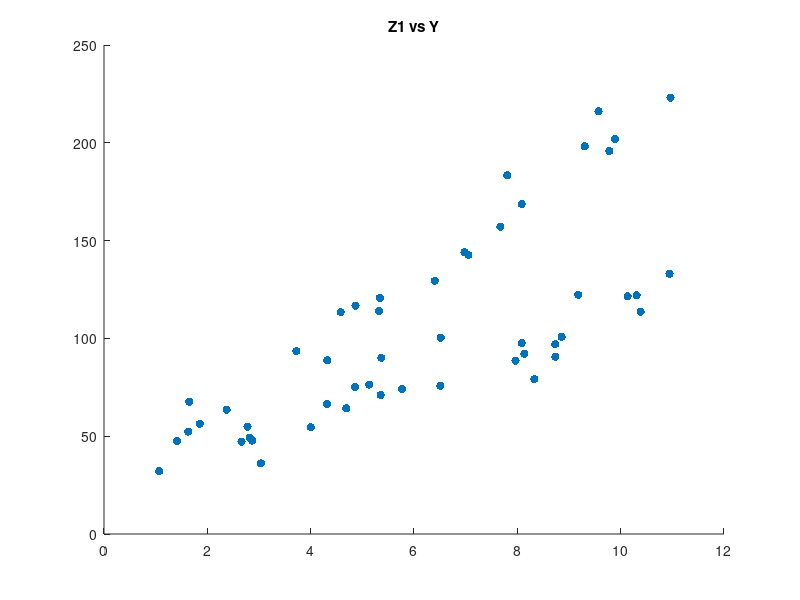

Recreate this plot in MATLAB. (Note: this script raises an error after producing the figure.)
% ----------- DUMMY VARIABLES -------------------



% In a study, one wanted to study whether an active security program has significance for the number of
% working hours which lost due to accidents at work. 50 companies were randomly selected. Results:



%[y x1 x2]
  A=[92.12811753495609 8135 1;
   52.372581043370793 1629 1;
   49.320215545456612 2824 1;
   195.82116711759434 9780 0;
   100.80193659982224 8856 1;
   113.71113387918105 10387 1;
   54.587980520593121 4002 1;
   216.13369216830267 9572 0;
   122.33448745905834 9177 1;
   198.17621607581896 9304 0;
   71.067735543226377 5354 1;
   129.52240191677302 6405 0;
   121.49993662088163 10135 1;
   144.08134536999512 6977 0;
   32.119065165757 1068 1;
   93.511984578003009 3723 0;
   63.583074181200146 2374 0;
   97.6261727455732 8086 1;
   47.583103616512247 1415 0;
   90.036272256417249 5367 1;
   183.36046674761221 7803 0;
   100.41539984998558 6517 1;
   54.847602872506812 2779 1;
   56.374196858062454 1855 0;
   47.770960250407285 2867 1;
   64.211107915749068 4687 1;
   121.97824778980936 10310 1;
   88.592364609991748 7966 1;
   47.17971290231803 2663 1;
   90.611225724112714 8735 1;
   76.3973729599586 5132 1;
   168.70097729078248 8086 0;
   88.816188289405659 4321 0;
   75.797597102062014 6510 1;
   223.0378574579876 10964 0;
   157.12805990787081 7671 0;
   202.06255075414697 9889 0;
   113.41940077958014 4582 0;
   120.73800292419928 5340 0;
   79.198725340944179 8330 1;
   132.9931132644225 10945 1;
   74.088756509257379 5766 1;
   66.484975397869846 4315 1;
   142.64882141763508 7053 0;
   97.005863387471734 8731 1;
   75.214063406839642 4856 1;
   36.092260757293921 3038 1;
   116.73429818522619 4866 0;
   67.629764068451223 1650 0;
   114.02922486622516 5323 0];

% Y = number of lost working hours during 1 year,
% x1 = number of employees,
% x2 = 1, if you have security program; 0, otherwise

y=A(:,1);
x1=A(:,2);
x2=A(:,3);
z1 = x1/1000;
z2 = z1.*x2;
% a) Analyze data according to model Y= g0 + g1*z1 +g2*x2 +e

figure; scatter(z1,y, 'filled'); title('Z1 vs Y');
tbl = table(y,z1,x2,z2, 'VariableNames',{'y','z1','x2','z2'})
tbl.x2 = categorical(tbl.x2);
mdl = fitlm(tbl, 'y~ z1 + x2')
% Rsquared = 0.89 lost working hours seems to be explained by z1 and x2
% well..but can we improve?

r2_1=mdl.Rsquared.Ordinary
g0 = mdl.Coefficients.Estimate(1);
g1 = mdl.Coefficients.Estimate(2);
g2 = mdl.Coefficients.Estimate(3);


h1 =figure; 
set(h1,'name', 'Model 1','numbertitle','on') % Setting the name of the figure
clf(h1) % Erase the contents of the figure
set(h1,'WindowStyle','docked') % Insert the figure to dock
scatter(z1,y, 'filled'); title('Model1: Y= g0 + g1*z1 +g2*x2 +e');
hold on;
%Regression line for x2 = 0
yhat0 = g0 + g1.*z1;
plot(z1,yhat0);
hold on;
%Regression line for x2=1
yhat1 = g0 + g1.*z1 + g2;
plot(z1,yhat1);
hold off;

% -------------------------------
% c ) analyze with model 2:
% y = b0 + b1*z1 + b2*z2 +e
% with z1 = x1/1000, z2 = x2*z1


%x22=A(:,3);

mdl2 = fitlm(tbl, 'y~ z1 + x2*z1')

r2_2 = mdl2.Rsquared.Ordinary;
b0 = mdl2.Coefficients.Estimate(1);
b1 = mdl2.Coefficients.Estimate(2);
b2 = mdl2.Coefficients.Estimate(3);
b3 = mdl2.Coefficients.Estimate(4);

% Rsquared of 0.97, a bit(~9%) more of the variance can be explained with this
% model, good!

% ------------------------------------------
% d) Plot model 2 with the regression lines

h2 =figure; 
set(h2,'name','Model 2','numbertitle','on') % Setting the name of the figure
clf(h2) % Erase the contents of the figure
set(h2,'WindowStyle','docked') % Insert the figure to dock
scatter(z1,y, 'filled'); title('Model 2: y = b0 + b1*z1 + b2*z2 +e');
hold on;
%Regression line for x2 = 0
yhat0 = b0 + b1.*z1;
plot(z1,yhat0);
hold on;
%Regression line for x2=1
yhat1 = (b0 +b2) + (b1+b3).*z1;
plot(z1,yhat1);
hold off;

% Much nicer fit for both lines, explains the increased Rsquared compared
% to model 1.

%----------------------------------
% e) Does analysis give indication that security programs lead to fewer
% working hours lost? Construct appropriate CI.

%Significance test on b3 since the slope of the lines are the difference we
%are looking for.
% H0: b3 = 0 
% H1: b3 /= 0
anova(mdl2) 
% null hypothesis is rejected at the 5% significance level => 
% slopes not equal => security programs seem to reduce working hours lost.

%Another test with confidence intervals
betaCI=coefCI(mdl2);
b3_CI =[betaCI(4,1) betaCI(4,2)]
% CI for beta4 does not include zero, which indicates that using security
% program lower working hours lost. 


